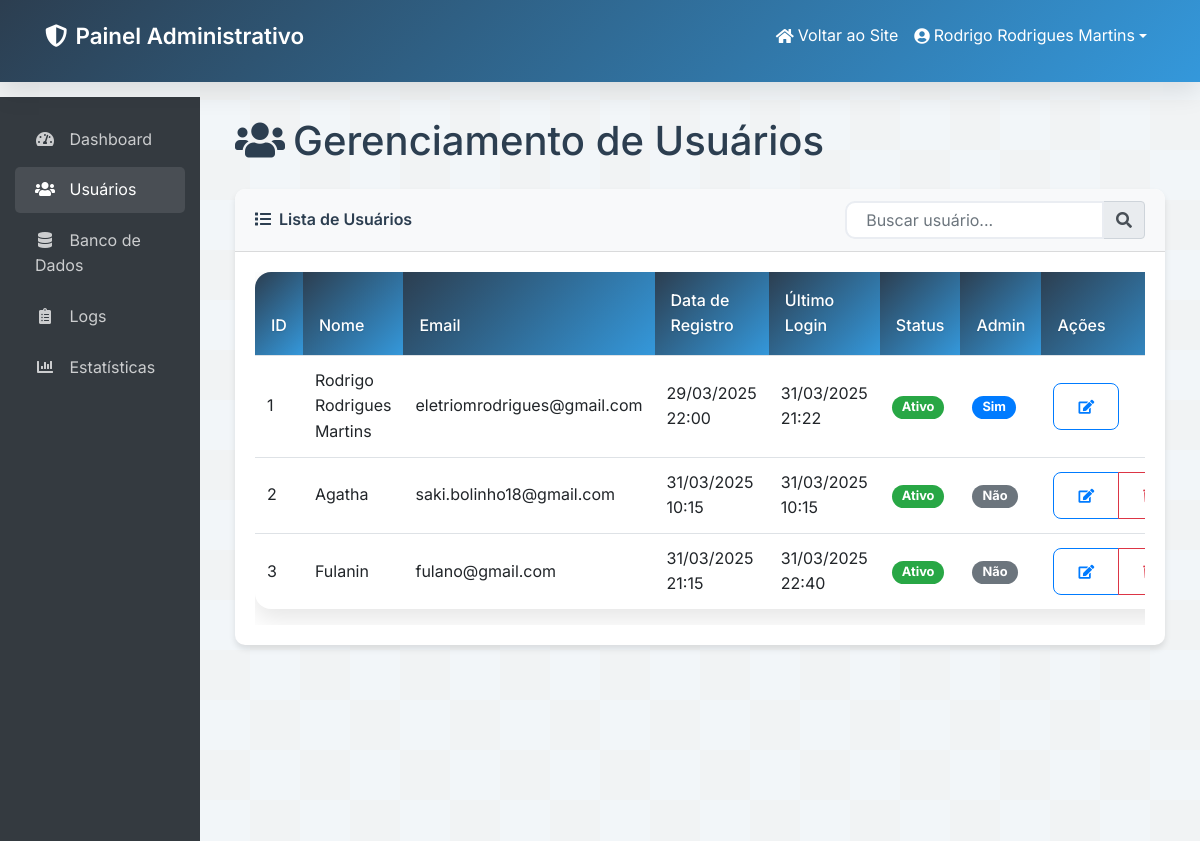
The app's page /admin/users (signed in) with its own data.
### app.py (models this page shows, shortened)
class User(db.Model, UserMixin):
    id = db.Column(db.Integer, primary_key=True)
    name = db.Column(db.String(100), nullable=False)
    email = db.Column(db.String(100), unique=True, nullable=False)
    password_hash = db.Column(db.String(200), nullable=False)
    created_at = db.Column(db.DateTime, default=datetime.now)
    last_login = db.Column(db.DateTime, nullable=True)
    active = db.Column(db.Boolean, default=True)
    is_admin = db.Column(db.Boolean, default=False)  # Campo para indicar se o usuário é administrador
    transactions = db.relationship('Transaction', backref='user', lazy=True)
    credit_cards = db.relationship('CreditCard', backref='user', lazy=True)

### admin.py (the view)
@admin_bp.route('/users')
@login_required
@admin_required
def manage_users():
    users = User.query.all()
    return render_template('admin/users.html', users=users)

### admin.py (called while the page is built)
def admin_required(f):
    @wraps(f)
    def decorated_function(*args, **kwargs):
        if not current_user.is_authenticated or not current_user.is_admin:
            flash('Acesso negado. Você precisa ser um administrador para acessar esta página.', 'danger')
            return redirect(url_for('index'))
        return f(*args, **kwargs)
    return decorated_function

### app.py (called while the page is built)
@login_manager.user_loader
def load_user(user_id):
    return db.session.get(User, int(user_id))

### templates/admin/users.html (shortened to what this page needs)
{% extends "admin/base_admin.html" %}
{% block content %}
<div class="container-fluid">
  <h1 class="mb-4"><i class="fas fa-users mr-2"></i>Gerenciamento de Usuários</h1>
  <div class="card admin-card">
    <div class="card-header bg-light d-flex justify-content-between align-items-center">
      <span><i class="fas fa-list mr-2"></i>Lista de Usuários</span>
      <div class="input-group" style="max-width: 300px;">
        <input type="text" id="userSearch" class="form-control" placeholder="Buscar usuário...">
        <div class="input-group-append">
          <span class="input-group-text"><i class="fas fa-search"></i></span>
        </div>
      </div>
    </div>
    <div class="card-body">
      <div class="table-responsive">
        <table class="table table-hover admin-table" id="usersTable">
          <thead>
            <tr>
              <th>ID</th>
              <th>Nome</th>
              <th>Email</th>
              <th>Data de Registro</th>
              <th>Último Login</th>
              <th>Status</th>
              <th>Admin</th>
              <th>Ações</th>
            </tr>
          </thead>
          <tbody>
            {% for user in users %}
            <tr>
              <td>{{ user.id }}</td>
              <td>{{ user.name }}</td>
              <td>{{ user.email }}</td>
              <td>{{ user.created_at.strftime('%d/%m/%Y %H:%M') }}</td>
              <td>{{ user.last_login.strftime('%d/%m/%Y %H:%M') if user.last_login else 'Nunca' }}</td>
              <td>
                {% if user.active %}
                <span class="badge badge-success admin-badge">Ativo</span>
                {% else %}
                <span class="badge badge-danger admin-badge">Inativo</span>
                {% endif %}
              </td>
              <td>
                {% if user.is_admin %}
                <span class="badge badge-primary admin-badge">Sim</span>
                {% else %}
                <span class="badge badge-secondary admin-badge">Não</span>
                {% endif %}
              </td>
              <td>
                <div class="btn-group">
                  <a href="{{ url_for('admin.edit_user', user_id=user.id) }}" class="btn btn-sm btn-outline-primary">
                    <i class="fas fa-edit"></i>
                  </a>
                  {% if user.id != current_user.id %}
                  <button type="button" class="btn btn-sm btn-outline-danger" data-toggle="modal" data-target="#deleteModal{{ user.id }}">
                  </button>
                  {% endif %}
                </div>
              </td>
            </tr>
            {% endfor %}
          </tbody>
        </table>
      </div>
    </div>
  </div>
</div>
{% endblock %}

### templates/admin/base_admin.html (shortened to what this page needs)
<!DOCTYPE html>
<html lang="pt-br">
<head>
  <link rel="stylesheet" href="https://maxcdn.bootstrapcdn.com/bootstrap/4.5.2/css/bootstrap.min.css">
  <link rel="stylesheet" href="{{ url_for('static', filename='style.css') }}">
  <link href="https://cdnjs.cloudflare.com/ajax/libs/font-awesome/5.15.4/css/all.min.css" rel="stylesheet">
</head>
<body>
  <nav class="navbar navbar-expand-lg navbar-dark bg-dark">
    <div class="container">
      <a class="navbar-brand" href="{{ url_for('admin.admin_dashboard') }}">
        <i class="fas fa-shield-alt mr-2"></i>Painel Administrativo
      </a>
      <div class="collapse navbar-collapse" id="adminNavbar">
        <ul class="navbar-nav ml-auto">
          <li class="nav-item">
            <a class="nav-link" href="{{ url_for('index') }}">
              <i class="fas fa-home mr-1"></i> Voltar ao Site
            </a>
          </li>
          <li class="nav-item dropdown">
            <a class="nav-link dropdown-toggle" href="#" id="userDropdown" role="button" data-toggle="dropdown">
              <i class="fas fa-user-circle mr-1"></i> {{ current_user.name }}
            </a>
          </li>
        </ul>
      </div>
    </div>
  </nav>
  <div class="container-fluid">
    <div class="row">
      <div class="col-md-3 col-lg-2 admin-sidebar">
        <ul class="nav flex-column">
          <li class="nav-item">
            <a class="nav-link {% if request.endpoint == 'admin.admin_dashboard' %}active{% endif %}"
               href="{{ url_for('admin.admin_dashboard') }}">
              <i class="fas fa-tachometer-alt"></i> Dashboard
            </a>
          </li>
          <li class="nav-item">
            <a class="nav-link {% if request.endpoint == 'admin.manage_users' %}active{% endif %}"
               href="{{ url_for('admin.manage_users') }}">
              <i class="fas fa-users"></i> Usuários
            </a>
          </li>
          <li class="nav-item">
            <a class="nav-link {% if request.endpoint == 'admin.manage_database' %}active{% endif %}"
               href="{{ url_for('admin.manage_database') }}">
              <i class="fas fa-database"></i> Banco de Dados
            </a>
          </li>
          <li class="nav-item">
            <a class="nav-link {% if request.endpoint == 'admin.view_logs' %}active{% endif %}"
               href="{{ url_for('admin.view_logs') }}">
              <i class="fas fa-clipboard-list"></i> Logs
            </a>
          </li>
          <li class="nav-item">
            <a class="nav-link {% if request.endpoint == 'admin.system_stats' %}active{% endif %}"
               href="{{ url_for('admin.system_stats') }}">
              <i class="fas fa-chart-bar"></i> Estatísticas
            </a>
          </li>
        </ul>
      </div>
      <main class="col-md-9 col-lg-10 admin-content">
        {% block content %}{% endblock %}
      </main>
    </div>
  </div>
</body>
</html>

### static/style.css (style rules this page uses)
:root { --primary-color: #2c3e50; --secondary-color: #34495e; --accent-color: #3498db; --success-color: #2ecc71; --danger-color: #e74c3c; --text-color: #2c3e50; --light-bg: #f8f9fa; --border-color: #dee2e6; --primary-gradient: linear-gradient(135deg, #2c3e50, #3498db); --secondary-gradient: linear-gradient(135deg, #3498db, #2ecc71); --box-shadow: 0 10px 25px rgba(0, 0, 0, 0.1); --text-shadow: 0 1px 2px rgba(0, 0, 0, 0.1); }
* { margin: 0; padding: 0; box-sizing: border-box; }
body { font-family: 'Inter', -apple-system, BlinkMacSystemFont, sans-serif; line-height: 1.6; color: var(--text-color); }
.navbar { box-shadow: var(--box-shadow); background: var(--primary-gradient); padding: 15px 0 25px 0; margin-bottom: 15px; position: relative; z-index: 50; display: flex; align-items: center; }
.navbar-nav { align-items: center; }
.navbar-nav .nav-item { display: flex; align-items: center; height: 100%; }
.navbar .nav-link { padding-top: 0.5rem; padding-bottom: 0.5rem; height: 100%; display: flex; align-items: center; white-space: nowrap; }
.navbar-brand { display: flex; align-items: center; padding-top: 0; padding-bottom: 0; height: 100%; }
.navbar-dark .navbar-brand, .navbar-dark .nav-link { color: white !important; }
.navbar-brand { font-weight: 600; font-size: 1.4rem; }
.card { border: none; border-radius: 16px; box-shadow: var(--box-shadow); transition: all 0.3s ease; overflow: hidden; }
.table { background: white; border-radius: 16px; overflow: hidden; box-shadow: var(--box-shadow); transition: all 0.3s ease; }
.table thead th { background: var(--primary-gradient); color: white; font-weight: 500; border: none; text-shadow: var(--text-shadow); padding: 1rem; }
.table td { vertical-align: middle; border-color: var(--border-color); }
.form-control { border-radius: 10px; border: 2px solid #eaedf2; padding: 0.75rem 1.2rem; transition: all 0.3s ease; color: var(--text-color); background-color: white; font-size: 1rem; }
.btn { border-radius: 8px; padding: 0.75rem 1.5rem; font-weight: 500; transition: transform 0.2s; }

### templates/admin/base_admin.html (style rules this page uses)
.admin-sidebar { background-color: #343a40; color: white; min-height: calc(100vh - 56px); padding-top: 20px; }
.admin-sidebar .nav-link { color: rgba(255, 255, 255, 0.75); padding: 10px 20px; border-radius: 5px; margin-bottom: 5px; }
.admin-sidebar .nav-link:hover, .admin-sidebar .nav-link.active { color: white; background-color: rgba(255, 255, 255, 0.1); }
.admin-sidebar .nav-link i { margin-right: 10px; width: 20px; text-align: center; }
.admin-content { padding: 20px; }
.admin-card { border-radius: 10px; box-shadow: 0 4px 6px rgba(0, 0, 0, 0.1); margin-bottom: 20px; transition: transform 0.2s; }
.admin-card .card-header { border-radius: 10px 10px 0 0; font-weight: 600; }
.admin-card .card-body { padding: 20px; }
.admin-table th { background-color: #f8f9fa; }
.admin-badge { padding: 5px 10px; border-radius: 20px; font-size: 0.8rem; }

### records on screen
User: name "Rodrigo Rodrigues Martins", id "1", email "eletriomrodrigues@gmail.com", created_at "29/03/2025 22:00", last_login "31/03/2025 21:22", active "Ativo", is_admin "Sim"
User: id "2", name "Agatha", email "saki.bolinho18@gmail.com", created_at "31/03/2025 10:15", last_login "31/03/2025 10:15", active "Ativo", is_admin "Não"
User: id "3", name "Fulanin", email "fulano@gmail.com", created_at "31/03/2025 21:15", last_login "31/03/2025 22:40", active "Ativo", is_admin "Não"
